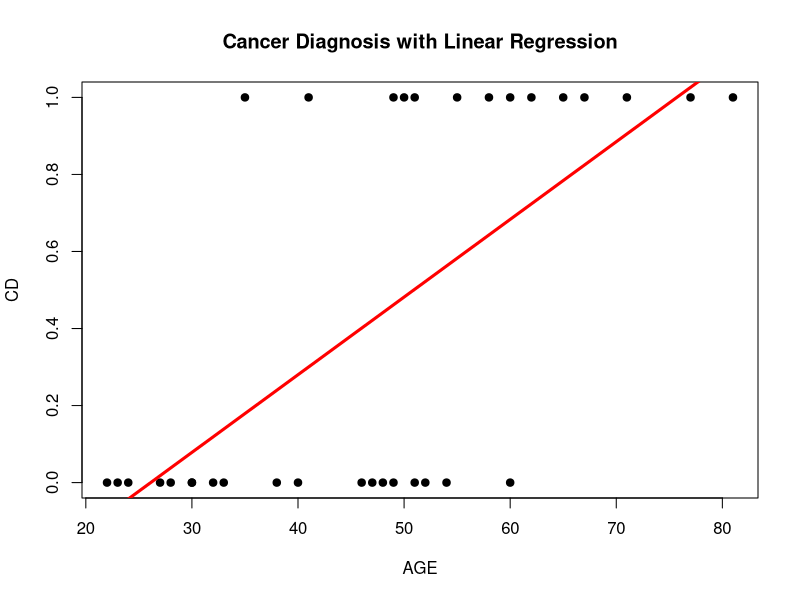

The R script that drew this image:
getwd()
setwd("C:/Users/joo/Documents/dataitgirls9")
CDdat <- read.table("CDdata.txt", header=TRUE)
head(CDdat)
par(mfrow=c(1,1))
plot(CD~Age, data=CDdat, 
     main="Cancer Diagnosis with Linear Regression",
     xlab="AGE",
     ylab="CD",
     pch=19)

lmfit2 <- lm(CD~Age, data=CDdat)
summary(lmfit2)
abline(lmfit2, col="red", lwd=3)

## Logistic regression
glmfit <- glm(CD~Age, family=binomial, data=CDdat) # binomial : 이항분포
# glmfit <- glm(CD~Age, family=gaussian, data=CDdat) # guassian : 정규분포

summary(glmfit)
